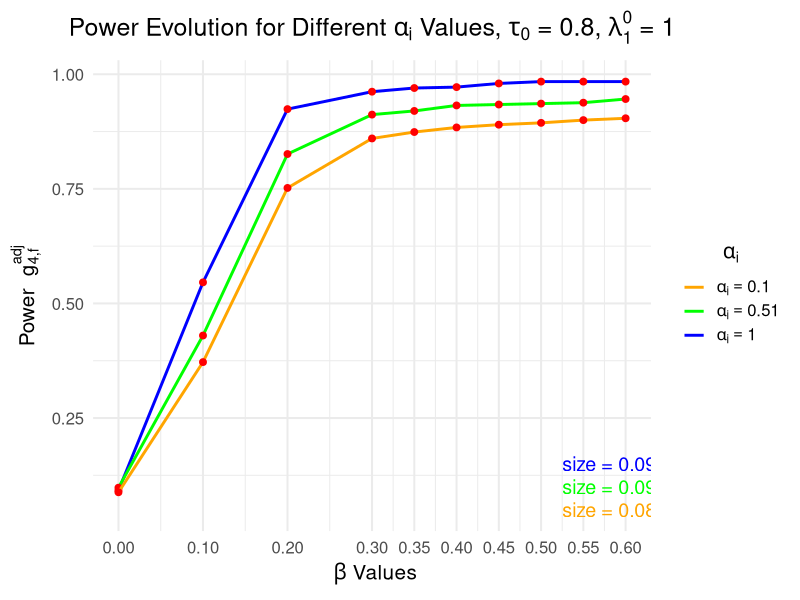

This chart was generated by the following R code:
# Load the ggplot2 package
library(ggplot2)

# Define the values of beta and corresponding power for alpha_1 = 1
beta_values <- c(0, 0.1, 0.2, 0.3, 0.35, 0.4, 0.45, 0.5, 0.55, 0.6)
power_values_alpha1_1 <- c(0.092,
                           0.546,
                           0.924,
                           0.962,
                           0.97,
                           0.972,
                           0.98,
                           0.984,
                           0.984,
                           0.984
                           
                           
)

# Define the values of power for alpha_1 = 0.51
power_values_alpha1_051 <- c(0.098,
                             0.43,
                             0.826,
                             0.912,
                             0.92,
                             0.932,
                             0.934,
                             0.936,
                             0.938,
                             0.946
                             
                             
)

# Define the values of power for alpha_i = 0.1
power_values_alpha1_01 <- c(0.088,
                            0.372,
                            0.752,
                            0.86,
                            0.874,
                            0.884,
                            0.89,
                            0.894,
                            0.9,
                            0.904
                            
                            
)

# Create a data frame for plotting
data <- data.frame(beta = beta_values, 
                   power_alpha1_1 = power_values_alpha1_1, 
                   power_alpha1_051 = power_values_alpha1_051,
                   power_alpha1_01 = power_values_alpha1_01)

# Plot the power curves
p <- ggplot(data) +
  geom_line(aes(x = beta, y = power_alpha1_1, color = "alpha1_1"), size = 1) +  # Line for alpha_1 = 1
  geom_point(aes(x = beta, y = power_alpha1_1), color = "red", size = 2) +      # Red points for alpha_1 = 1
  geom_line(aes(x = beta, y = power_alpha1_051, color = "alpha1_051"), size = 1) + # Line for alpha_1 = 0.51
  geom_point(aes(x = beta, y = power_alpha1_051), color = "red", size = 2) +    # Red points for alpha_1 = 0.51
  geom_line(aes(x = beta, y = power_alpha1_01, color = "alpha1_01"), size = 1) +  # Line for alpha_1 = 0.1
  geom_point(aes(x = beta, y = power_alpha1_01), color = "red", size = 2) +     # Red points for alpha_1 = 0.1
  scale_x_continuous(breaks = beta_values) +                                    # Force all beta coefficients on the x-axis
  ggtitle(expression("Power Evolution for Different " * alpha[i] * " Values, " * tau[0] * " = 0.8, " * lambda[1]^0 * " = 1")) +  # Add a title with Greek letters
  xlab(expression(" " * beta * " Values")) +                                    # Label the x-axis
  ylab(expression("Power  " * g[4*","*f,]^{adj})) +                             # Label the y-axis
  theme_minimal(base_size = 15) +                                               # Apply a minimal theme with larger base text size
  scale_color_manual(name = expression(alpha[i]),                               # Create a legend with Greek letters
                     labels = c(expression(alpha[i] == 0.1), 
                                expression(alpha[i] == 0.51), 
                                expression(alpha[i] == 1.00)),                  # Main legend for alpha values
                     values = c("alpha1_1" = "blue", "alpha1_051" = "green", "alpha1_01" = "orange")) +  # Define colors for the lines
  theme(legend.position = "right",                                              # Place legend on the right
        plot.title = element_text(hjust = 0.5),                                 # Center align the title
        legend.text.align = 0,                                                  # Left-align legend text
        legend.title.align = 0.5)                                               # Center-align legend title

# Manually adding size text to the bottom right corner
p + annotate("text", x = 0.525, y = 0.05, label = "size = 0.088", color = "orange", hjust = 0, size = 5) +  # for alpha = 0.1
  annotate("text", x = 0.525, y = 0.1, label = "size = 0.098", color = "green", hjust = 0, size = 5) +   # for alpha = 0.51
  annotate("text", x = 0.525, y = 0.15, label = "size = 0.092", color = "blue", hjust = 0, size = 5)     # for alpha = 1.00
